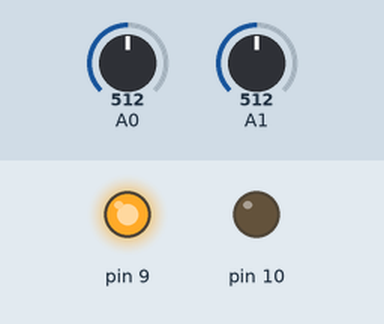
This sketch was run on a simulated Arduino Uno, built with avr-gcc and run on an emulated ATmega328P. Shown: output pins drawn as LEDs (lit = HIGH). The test bench sets the inputs (shaded band); at power-on: A1 = 512, A0 = 512.

Above: at 1.2 s.
1.3 s: A1 set to 716
At 2.5 s:
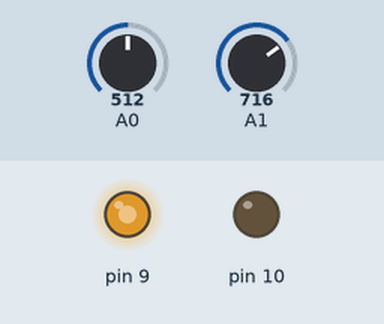
2.8 s: A0 set to 716
At 3.9 s:
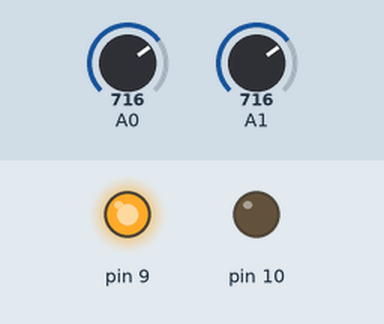
4.3 s: A0 set to 306
At 5.0 s:
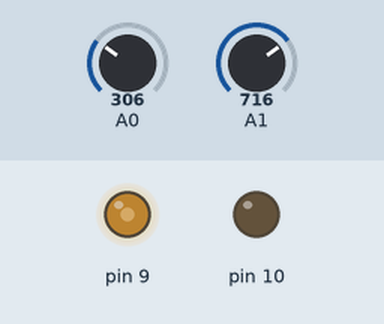
5.8 s: A1 set to 0
At 6.2 s:
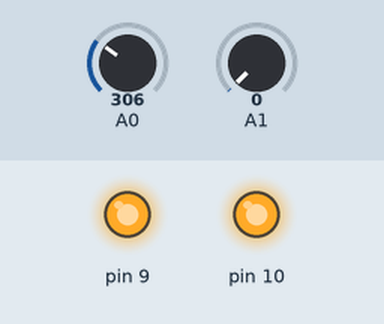
7.3 s: A1 set to 3
8.8 s: A1 set to 6
At 9.6 s:
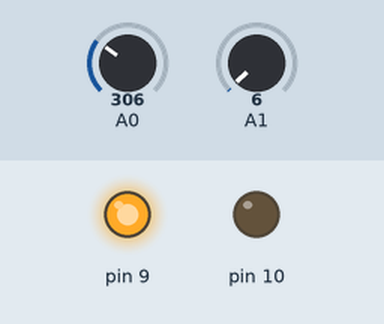
Timing chart, 0 to 11.3 s (numbered marks = the images above; inputs shaded):
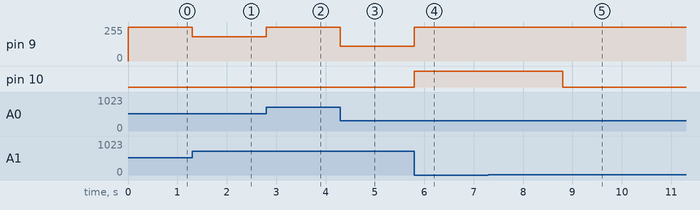

The sketch:

variable_f_d.ino
```cpp
void setup(){
    pinMode (A0, INPUT);
    pinMode (A1,INPUT);
    pinMode (9,OUTPUT);
    pinMode (10,OUTPUT);
    TCCR1A = 0;
    TCCR1B = 0;
    TCCR1A |= (1<<WGM11) | (1<<COM1A1) | (1<<COM1B1);
    TCCR1B |= (1<<CS10) | (1<<WGM12) | (1<<WGM13);
}

void loop(){
    ICR1=map(analogRead(A1),0,1023,0,255);
    OCR1A=map(analogRead(A0),0,1023,0,255);
}
```

Measured:
- the behaviour switches between 4 and 5 on A1 (found by bisection; images 4 and 5)
- after the input at 1.3 s, pin 9: 255/255 → 182/255 at once
- after the input at 2.8 s, pin 9: 182/255 → 255/255 at once
- after the input at 4.3 s, pin 9: 255/255 → 109/255 at once
- after the input at 5.8 s, pin 9: 109/255 → 255/255 at once; pin 10: LOW → HIGH at once
- after the input at 7.3 s, every drawn part: stays the same
- after the input at 8.8 s, pin 10: HIGH → LOW at once
